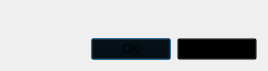
<?xml version="1.0" encoding="UTF-8"?>
<ui version="4.0">
 <class>Elpida::TaskBatchProperties</class>
 <widget class="QDialog" name="Elpida::TaskBatchProperties">
  <property name="geometry">
   <rect>
    <x>0</x>
    <y>0</y>
    <width>268</width>
    <height>71</height>
   </rect>
  </property>
  <property name="windowTitle">
   <string>Dialog</string>
  </property>
  <property name="styleSheet">
   <string notr="true">background-image: url(:/BG-tile.svg)</string>
  </property>
  <layout class="QVBoxLayout" name="verticalLayout">
   <item>
    <widget class="QWidget" name="wTaskBatchPropertiesContainer" native="true">
     <property name="styleSheet">
      <string notr="true">background:transparent;</string>
     </property>
    </widget>
   </item>
   <item>
    <widget class="QDialogButtonBox" name="buttonBox">
     <property name="styleSheet">
      <string notr="true">background:transparent;</string>
     </property>
     <property name="orientation">
      <enum>Qt::Horizontal</enum>
     </property>
     <property name="standardButtons">
      <set>QDialogButtonBox::Cancel|QDialogButtonBox::Ok</set>
     </property>
    </widget>
   </item>
  </layout>
 </widget>
 <resources/>
 <connections>
  <connection>
   <sender>buttonBox</sender>
   <signal>accepted()</signal>
   <receiver>Elpida::TaskBatchProperties</receiver>
   <slot>accept()</slot>
   <hints>
    <hint type="sourcelabel">
     <x>248</x>
     <y>254</y>
    </hint>
    <hint type="destinationlabel">
     <x>157</x>
     <y>274</y>
    </hint>
   </hints>
  </connection>
  <connection>
   <sender>buttonBox</sender>
   <signal>rejected()</signal>
   <receiver>Elpida::TaskBatchProperties</receiver>
   <slot>reject()</slot>
   <hints>
    <hint type="sourcelabel">
     <x>316</x>
     <y>260</y>
    </hint>
    <hint type="destinationlabel">
     <x>286</x>
     <y>274</y>
    </hint>
   </hints>
  </connection>
 </connections>
</ui>
